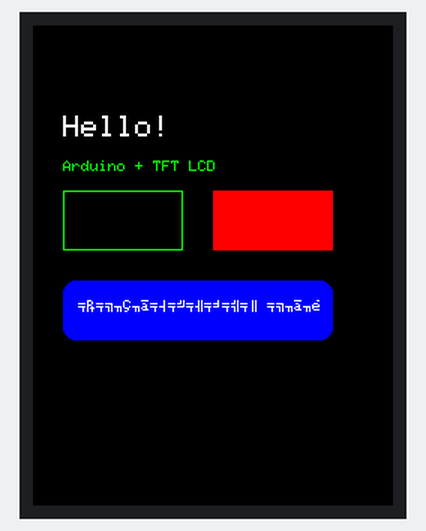
The sketch below on a simulated Arduino Uno, built with avr-gcc and run on an emulated ATmega328P. On the bench: 240×320 colour display.

Above: at 0.3 s.

The sketch:

hello_lcd.ino
```cpp
// hello_lcd.ino — Урок 1: перший скетч, виводимо текст на TFT-дисплей
//
// Бібліотеки: MCUFRIEND_kbv, Adafruit GFX
// Плата:      Arduino Uno + 2.4" TFT LCD Shield (ILI9341)
//
// Завдання:
//   1. Завантажте скетч на Arduino.
//   2. Змініть текст на своє ім'я.
//   3. Змініть колір тексту: червоний = 0xF800, жовтий = 0xFFE0.
//   4. Додайте ще один прямокутник іншого кольору.
//   5. Порівняйте fillRect і drawRect — у чому різниця?

#include <Adafruit_GFX.h>
#include <MCUFRIEND_kbv.h>

MCUFRIEND_kbv tft;

void setup() {
    // Зчитуємо ідентифікатор контролера шилда.
    // Деякі шилди повертають некоректний ID — підставляємо ILI9341 вручну.
    uint16_t id = tft.readID();
    if (id == 0xD3D3 || id == 0xFFFF || id == 0x0000) {
        id = 0x9341;
    }

    tft.begin(id);          // ініціалізуємо контролер дисплея
    tft.setRotation(0);     // портретна орієнтація (0°): 240 × 320
    tft.fillScreen(0x0000); // заповнюємо екран чорним

    // --- Виводимо вітальний текст ---
    tft.setTextColor(0xFFFF); // білий текст (RGB565: 1111 1111 1111 1111)
    tft.setTextSize(2);        // розмір шрифту × 2 (базовий — 6×8 пікселів)
    tft.setCursor(20, 60);     // ставимо курсор у точку (x=20, y=60)
    tft.print("Hello!");

    tft.setTextColor(0x07E0); // зелений текст
    tft.setTextSize(1);
    tft.setCursor(20, 90);
    tft.print("Arduino + TFT LCD");

    // --- Малюємо фігури ---
    // Контур прямокутника (тільки рамка)
    tft.drawRect(20, 110, 80, 40, 0x07E0); // зелений контур

    // Заповнений прямокутник
    tft.fillRect(120, 110, 80, 40, 0xF800); // червоний прямокутник

    // Прямокутник з округленими кутами
    tft.fillRoundRect(20, 170, 180, 40, 8, 0x001F); // синій, радіус кута 8

    tft.setTextColor(0xFFFF);
    tft.setTextSize(1);
    tft.setCursor(30, 183);
    tft.print("Округлений кут");
}

void loop() {
    // Нічого не робимо в циклі — малювання відбулося один раз у setup()
}
```
